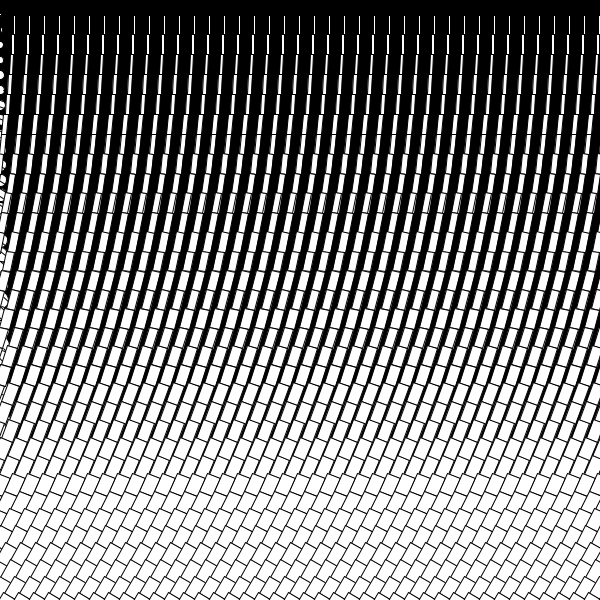
Frame 1 (no input)
Frame 60 (the mouse pressed at the canvas centre just before this capture): identical to frame 1, image omitted
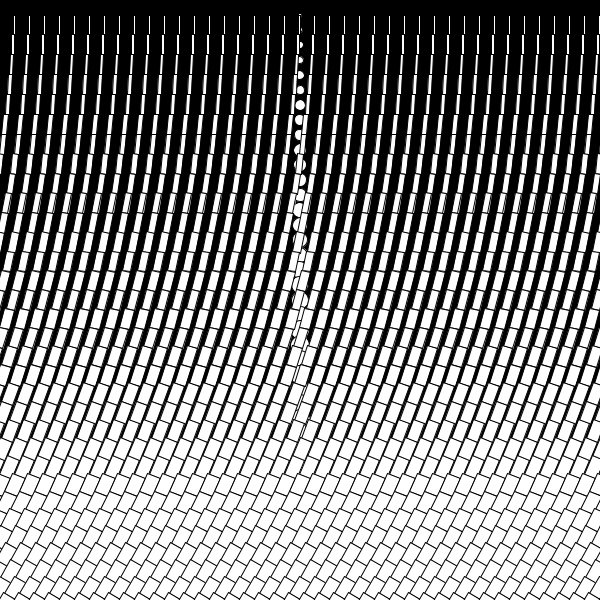
Frame 120 (the mouse held since frame 60 and released just before this capture)

The Processing sketch that drew these frames (run headless with seeded random() and noise(); from frame 60 on, the mouse is pressed at the canvas centre):

// Processing sketch: processing_125476
// ── processing_125476.pde


int x = 200;
float y = 500;

void setup() {
  size (600, 600);
  smooth();
}

void draw() {
  background (0);


  for ( int j = 0; j < 600; j = j +15) {
    ellipse(mouseX, mouseY = j, sqrt(j), sqrt(j) );

       }
       
      pushMatrix();

int k = 0;
while (k < 600) {
  line(30, k, 300, k);
     rotate(radians(1));
  k = k + 5;
} 
 popMatrix();

for (int i=0; i<400; i++) {
 pushMatrix();
  for (int j=0; j<80; j++) {
   float w = (20 - j) / 2 - 9 - 3;
    rect(0, 15, w, 20);
   rotate(radians(1));
   translate(0, 20);
  }
 popMatrix();
 translate(15, 0);
}
}
